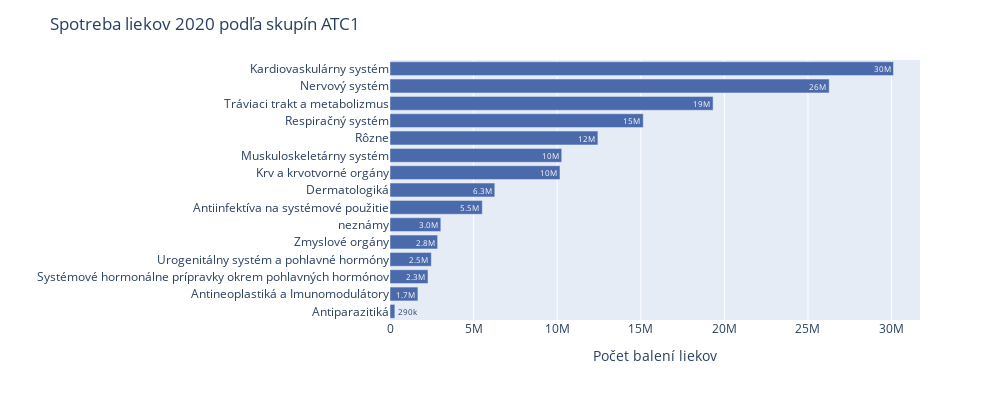

Notebook cell for this chart:
### Code cell
fig = px.bar(detailed_tables[2020].sort_values(by='Počet balení',ascending=True).reset_index().query('`Počet balení` > 100000'), y=detailed_tables[2020].sort_values(by='Počet balení',ascending=True).query('`Počet balení` > 100000').index, x='Počet balení', orientation='h', text='Počet balení', color_discrete_sequence=[modra])
fig.update_traces(texttemplate='%{text:.2s}', textposition='auto', textfont_size= 3)
fig.update_layout(uniformtext_minsize=8, uniformtext_mode='show')
fig.update_layout(title= 'Spotreba liekov 2020 podľa skupín ATC1 ', width=1000, height=400)

fig.update_xaxes(title='Počet balení liekov')
fig.update_yaxes(title=' ')
fig.show()

### Figure 1 — Plotly figure (JSON) as saved in the notebook; plotly's stock layout.template omitted (floating-point values rounded to 4 significant figures)
{"data": [{"alignmentgroup": "True", "hovertemplate": "Počet balení=%{text}<br>y=%{y}<extra></extra>", "legendgroup": "", "marker": {"color": "#4B6AAB"}, "name": "", "offsetgroup": "", "orientation": "h", "showlegend": false, "text": [289900.0, 1670000.0, 2274000.0, 2472000.0, 2850000.0, 3039000.0, 5521000.0, 6268000.0, 10170000.0, 10270000.0, 12440000.0, 15150000.0, 19330000.0, 26270000.0, 30120000.0], "textfont": {"size": 3}, "textposition": "auto", "texttemplate": "%{text:.2s}", "type": "bar", "x": [289900.0, 1670000.0, 2274000.0, 2472000.0, 2850000.0, 3039000.0, 5521000.0, 6268000.0, 10170000.0, 10270000.0, 12440000.0, 15150000.0, 19330000.0, 26270000.0, 30120000.0], "xaxis": "x", "y": ["Antiparazitiká", "Antineoplastiká a Imunomodulátory", "Systémové hormonálne prípravky okrem pohlavných hormónov", "Urogenitálny systém a pohlavné hormóny", "Zmyslové orgány", "neznámy", "Antiinfektíva na systémové použitie", "Dermatologiká", "Krv a krvotvorné orgány", "Muskuloskeletárny systém", "Rôzne", "Respiračný systém", "Tráviaci trakt a metabolizmus", "Nervový systém", "Kardiovaskulárny systém"], "yaxis": "y"}], "layout": {"barmode": "relative", "height": 400, "legend": {"tracegroupgap": 0}, "margin": {"t": 60}, "title": {"text": "Spotreba liekov 2020 podľa skupín ATC1 "}, "uniformtext": {"minsize": 8, "mode": "show"}, "width": 1000, "xaxis": {"anchor": "y", "domain": [0, 1], "title": {"text": "Počet balení liekov"}}, "yaxis": {"anchor": "x", "domain": [0, 1], "title": {"text": " "}}}}
